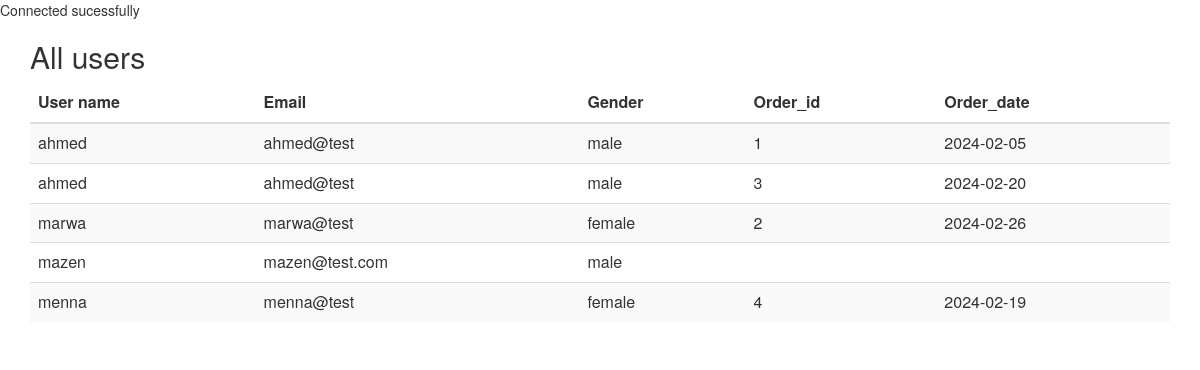
The app's page /firstwebsite/left_join.php with its own data.
### tables this page shows
CREATE TABLE `orders` (
  `order_id` int(200) UNSIGNED NOT NULL,
  `order_date` date NOT NULL,
  `order_description` varchar(200) NOT NULL,
  `user_id` int(200) UNSIGNED NOT NULL
);

CREATE TABLE `users` (
  `user_name` varchar(150) NOT NULL,
  `user_id` int(200) UNSIGNED NOT NULL,
  `email` varchar(150) NOT NULL,
  `password` varchar(100) NOT NULL,
  `gender` enum('male','female','','') DEFAULT NULL,
  `Birth_date` date DEFAULT NULL
);

### firstwebsite/left_join.php (the view, shortened to what this page needs)
<?php
include('./day11.php');
$sql= "SELECT users.user_name,users.email,users.gender,orders.order_id,orders.order_date
FROM users LEFT JOIN orders
ON users.user_id=orders.user_id
ORDER BY users.user_name";
$stmt = $conn->prepare($sql);
$stmt->execute();
$data = $stmt->fetchAll();
?>
<!DOCTYPE html>
<html lang="en">
<head>
  <link rel="stylesheet" href="https://maxcdn.bootstrapcdn.com/bootstrap/3.4.1/css/bootstrap.min.css">
</head>
<body>
<div class="container">
  <h2> All users</h2>
  <table class="table table-striped">
    <thead>
      <tr>
        <th>User name</th>
        <th>Email</th>
        <th>Gender</th>
        <th>Order_id</th>
        <th>Order_date</th>
      </tr>
    </thead>
    <tbody>
        <?php
        foreach ($data as $row) {
            echo "
            <tr>
            <td>{$row['user_name']}</td>
            <td>{$row['email']}</td>
            <td>{$row['gender']}</td>
            <td>{$row['order_id']}</td>
            <td>{$row['order_date']}</td>
            </tr>";
          }
        ?>
    </tbody>
  </table>
</div>
</body>
</html>

### records on screen
orders: user.user_name "ahmed", user.email "ahmed@test", user.gender "male", order_id "1", order_date "2024-02-05"
orders: user.user_name "ahmed", user.email "ahmed@test", user.gender "male", order_id "3", order_date "2024-02-20"
orders: user.user_name "marwa", user.email "marwa@test", user.gender "female", order_id "2", order_date "2024-02-26"
users: user_name "mazen", email "mazen@test.com", gender "male"
orders: user.user_name "menna", user.email "menna@test", user.gender "female", order_id "4", order_date "2024-02-19"
